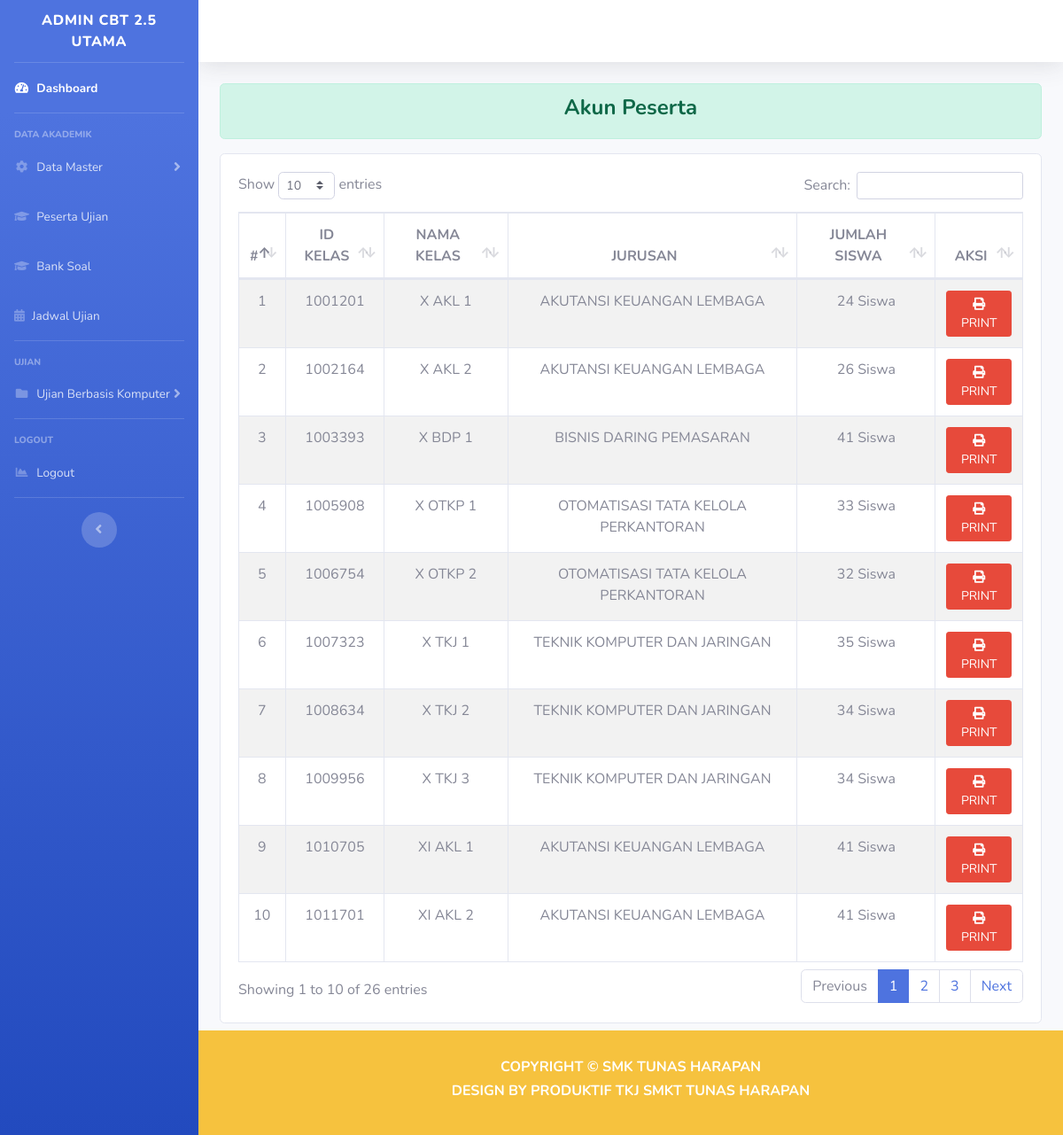
Page /index.php/dashboard/akun_peserta on the committed database.
### tables this page shows
CREATE TABLE `a_siswa` (
  `id` int(11) NOT NULL,
  `nama_siswa` varchar(512) NOT NULL,
  `kelas` varchar(16) NOT NULL,
  `jurusan` varchar(8) NOT NULL,
  `username` varchar(128) NOT NULL,
  `password` varchar(128) NOT NULL,
  `level` varchar(16) NOT NULL,
  `status` varchar(16) NOT NULL
);

CREATE TABLE `a_kelas` (
  `id` int(11) NOT NULL,
  `kode` varchar(8) NOT NULL,
  `kelas` varchar(128) NOT NULL
);

CREATE TABLE `a_jurusan` (
  `id` int(11) NOT NULL,
  `kode` varchar(8) NOT NULL,
  `jurusan` varchar(128) NOT NULL
);

### application/controllers/Dashboard.php (called while the page is built, shortened)
<?php
class Dashboard extends CI_Controller
{
    function __construct()
    {
        $this->load->model('Model_jurusan');
    }
    public function akun_peserta()
    {
        $isi['akun_peserta'] = $this->Model_siswa->dataAkunPeserta();
        $isi['content'] = 'Ujian/tampilan_akun_peserta';
        $this->load->view('templates/header');
        $this->load->view('tampilan_dashboard', $isi);
        $this->load->view('templates/footer');
    }
}

### index.php (called while the page is built, shortened)
<?php
require_once BASEPATH.'core/CodeIgniter.php';

### application/models/Model_siswa.php (called while the page is built, shortened)
<?php
class Model_siswa extends CI_Model
{
    public function dataAkunPeserta()
    {
        $sql = "SELECT a_kelas.id AS id_kelas,a_kelas.kelas AS nama_kelas,a_jurusan.jurusan AS nama_jurusan,a_jurusan.*,a_siswa.*,a_kelas.*,COUNT(a_siswa.nama_siswa) AS jumlah_siswa FROM `a_siswa`
                INNER JOIN a_kelas
                ON a_siswa.kelas=a_kelas.id
                INNER JOIN a_jurusan
                ON a_kelas.kode=a_jurusan.kode
                GROUP BY nama_kelas;";
        $query = $this->db->query($sql);
        return $query->result_array();
    }
}

### application/views/Ujian/tampilan_akun_peserta.php (the view)
<div class="alert alert-success" role="alert">
    <h4 class="text-center font-weight-bold">Akun Peserta</h4>
</div>
<div class="row mb-2 mt-2">
    <div class="col-md">
        <div class="card">
            <div class="card-body">
                <div class="table-responsive">
                    <table class="table table-striped table-bordered" id="dataTable" width="100%" cellspacing="0">
                        <thead class="text-center text-uppercase">
                            <tr>
                                <th>#</th>
                                <th>ID Kelas</th>
                                <th>Nama Kelas</th>
                                <th>Jurusan</th>
                                <th>Jumlah Siswa</th>
                                <th>Aksi</th>
                            </tr>
                        </thead>
                        <tbody class="text-center">
                            <tr>
                                <?php
                                   $no = 1;
                                   foreach ($akun_peserta as $row) {
                                   ?>
                                    <td><?php echo $no++; ?></td>
                                    <td><?= $row['id_kelas']; ?></td>
                                    <td><?= $row['nama_kelas']; ?></td>
                                    <td><?= $row['nama_jurusan']; ?></td>
                                    <td><?= $row['jumlah_siswa']; ?> Siswa</td>
                                    <td class="text-center text-weight font-weight-bold"><a class="btn btn-danger btn-sm" target="_blank" href="<?= base_url() ?>Dashboard/print_akun_peserta/<?= $row['id_kelas'] ?>"> <i class="fas fa-print"></i> PRINT</a></td>
                            </tr>
                        <?php } ?>
                        </tbody>
                    </table>
                </div>
            </div>
        </div>
    </div>
</div>

### rows in the picture
a_siswa: a_kelas.id "1001201", a_kelas.kelas "X AKL 1", a_jurusan.jurusan "AKUTANSI KEUANGAN LEMBAGA", jumlah_siswa "24"
a_siswa: a_kelas.id "1002164", a_kelas.kelas "X AKL 2", a_jurusan.jurusan "AKUTANSI KEUANGAN LEMBAGA", jumlah_siswa "26"
a_siswa: a_kelas.id "1003393", a_kelas.kelas "X BDP 1", a_jurusan.jurusan "BISNIS DARING PEMASARAN", jumlah_siswa "41"
a_siswa: a_kelas.id "1005908", a_kelas.kelas "X OTKP 1", a_jurusan.jurusan "OTOMATISASI TATA KELOLA PERKANTORAN", jumlah_siswa "33"
a_siswa: a_kelas.id "1006754", a_kelas.kelas "X OTKP 2", a_jurusan.jurusan "OTOMATISASI TATA KELOLA PERKANTORAN", jumlah_siswa "32"
a_siswa: a_kelas.id "1007323", a_kelas.kelas "X TKJ 1", a_jurusan.jurusan "TEKNIK KOMPUTER DAN JARINGAN", jumlah_siswa "35"
a_siswa: a_kelas.id "1008634", a_kelas.kelas "X TKJ 2", a_jurusan.jurusan "TEKNIK KOMPUTER DAN JARINGAN", jumlah_siswa "34"
a_siswa: a_kelas.id "1009956", a_kelas.kelas "X TKJ 3", a_jurusan.jurusan "TEKNIK KOMPUTER DAN JARINGAN", jumlah_siswa "34"
a_siswa: a_kelas.id "1010705", a_kelas.kelas "XI AKL 1", a_jurusan.jurusan "AKUTANSI KEUANGAN LEMBAGA", jumlah_siswa "41"
a_siswa: a_kelas.id "1011701", a_kelas.kelas "XI AKL 2", a_jurusan.jurusan "AKUTANSI KEUANGAN LEMBAGA", jumlah_siswa "41"
